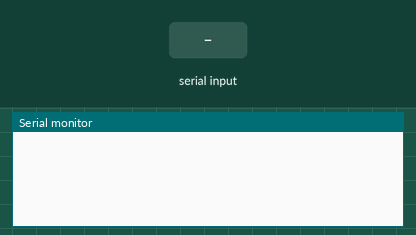
This sketch was run on a simulated Arduino Uno, built with avr-gcc and run on an emulated ATmega328P. On the bench: the last lines printed to the serial monitor. Inputs (shaded band) come from the test bench.

Above: at 1.2 s.
1.3 s: "90,45\n" received over Serial
At 2.3 s:
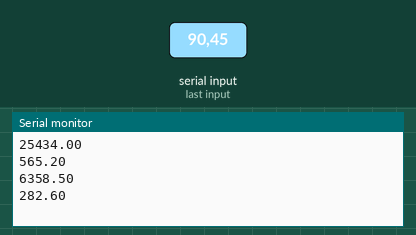
2.8 s: "30,150\n" received over Serial
At 3.4 s:
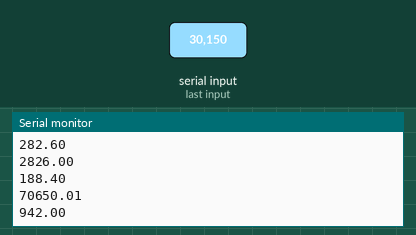
Timing chart, 0 to 5.8 s (numbered marks = the images above; inputs shaded):
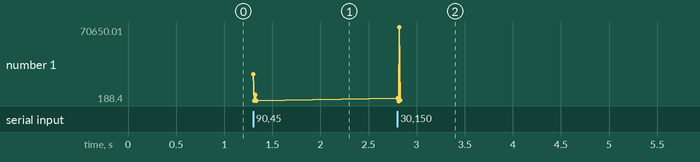

Measured:
- after the input at 1.3 s, the serial monitor: prints a new line at once (image 1)
- after the input at 2.8 s, the serial monitor: prints a new line at once (image 2)
- plotted number 1: 282.6 → 942 after the input at 2.8 s

The sketch:

user_difine_function__circle_.ino
```cpp
float r,a,c;
float area(int x)
{
return 3.14*r*r;
}
float circumference(int x)
{
return 2*3.14*r;
}
void setup(){
Serial.begin(9600);
}

void loop() {
  if(Serial.available()>1)
  {
    r=Serial.parseInt();
    a=area(r);
    Serial.println(a);
    c=circumference(r);
    Serial.println(c);
  }
}
```
